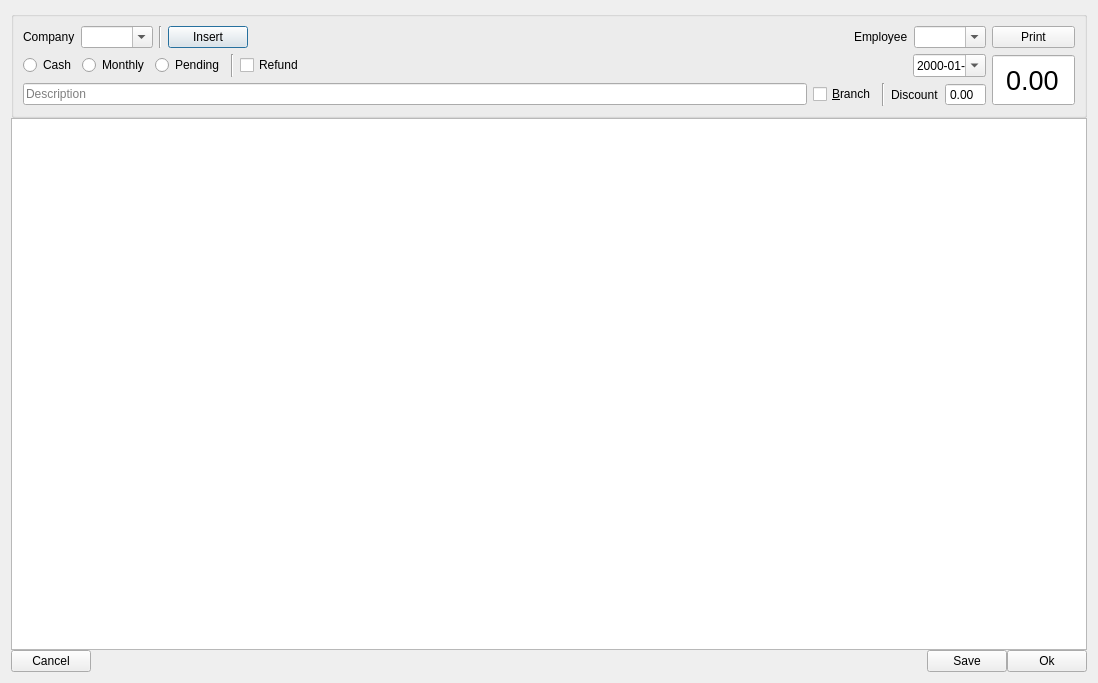
<?xml version="1.0" encoding="UTF-8"?>
<ui version="4.0">
 <class>EditNodeOrder</class>
 <widget class="QDialog" name="EditNodeOrder">
  <property name="geometry">
   <rect>
    <x>0</x>
    <y>0</y>
    <width>1098</width>
    <height>683</height>
   </rect>
  </property>
  <property name="windowTitle">
   <string>Order</string>
  </property>
  <layout class="QGridLayout" name="gridLayout_2">
   <property name="verticalSpacing">
    <number>0</number>
   </property>
   <item row="0" column="0">
    <widget class="QGroupBox" name="groupBox">
     <layout class="QGridLayout" name="gridLayout">
      <property name="verticalSpacing">
       <number>-1</number>
      </property>
      <item row="1" column="0">
       <layout class="QHBoxLayout" name="horizontalLayout">
        <item>
         <widget class="QRadioButton" name="rBtnCash">
          <property name="text">
           <string>Cash</string>
          </property>
         </widget>
        </item>
        <item>
         <widget class="QRadioButton" name="rBtnMonthly">
          <property name="text">
           <string>Monthly</string>
          </property>
         </widget>
        </item>
        <item>
         <widget class="QRadioButton" name="rBtnPending">
          <property name="text">
           <string>Pending</string>
          </property>
         </widget>
        </item>
        <item>
         <widget class="Line" name="line_2">
          <property name="orientation">
           <enum>Qt::Vertical</enum>
          </property>
         </widget>
        </item>
        <item>
         <widget class="QCheckBox" name="chkBoxRefund">
          <property name="text">
           <string>Refund</string>
          </property>
         </widget>
        </item>
        <item>
         <spacer name="horizontalSpacer_2">
          <property name="orientation">
           <enum>Qt::Horizontal</enum>
          </property>
          <property name="sizeHint" stdset="0">
           <size>
            <width>40</width>
            <height>20</height>
           </size>
          </property>
         </spacer>
        </item>
        <item>
         <widget class="QDateEdit" name="dateEdit">
          <property name="frame">
           <bool>true</bool>
          </property>
          <property name="alignment">
           <set>Qt::AlignCenter</set>
          </property>
          <property name="buttonSymbols">
           <enum>QAbstractSpinBox::NoButtons</enum>
          </property>
          <property name="correctionMode">
           <enum>QAbstractSpinBox::CorrectToNearestValue</enum>
          </property>
          <property name="showGroupSeparator" stdset="0">
           <bool>false</bool>
          </property>
          <property name="displayFormat">
           <string>yyyy-MM-dd</string>
          </property>
          <property name="calendarPopup">
           <bool>true</bool>
          </property>
          <property name="currentSectionIndex">
           <number>0</number>
          </property>
          <property name="timeSpec">
           <enum>Qt::LocalTime</enum>
          </property>
         </widget>
        </item>
       </layout>
      </item>
      <item row="1" column="1" rowspan="4">
       <widget class="QDoubleSpinBox" name="dSpinFinalTotal">
        <property name="sizePolicy">
         <sizepolicy hsizetype="Fixed" vsizetype="Preferred">
          <horstretch>0</horstretch>
          <verstretch>0</verstretch>
         </sizepolicy>
        </property>
        <property name="font">
         <font>
          <pointsize>20</pointsize>
         </font>
        </property>
        <property name="alignment">
         <set>Qt::AlignCenter</set>
        </property>
        <property name="readOnly">
         <bool>true</bool>
        </property>
        <property name="buttonSymbols">
         <enum>QAbstractSpinBox::NoButtons</enum>
        </property>
       </widget>
      </item>
      <item row="2" column="0" rowspan="3">
       <layout class="QHBoxLayout" name="horizontalLayout_2">
        <item>
         <widget class="QLineEdit" name="lineEditOrder">
          <property name="placeholderText">
           <string>Description</string>
          </property>
         </widget>
        </item>
        <item>
         <widget class="QCheckBox" name="chkBoxBranch">
          <property name="text">
           <string>&amp;Branch</string>
          </property>
         </widget>
        </item>
        <item>
         <widget class="Line" name="line_3">
          <property name="orientation">
           <enum>Qt::Vertical</enum>
          </property>
         </widget>
        </item>
        <item>
         <widget class="QLabel" name="label_6">
          <property name="text">
           <string>Discount</string>
          </property>
         </widget>
        </item>
        <item>
         <widget class="QDoubleSpinBox" name="dSpinDiscount">
          <property name="readOnly">
           <bool>false</bool>
          </property>
          <property name="buttonSymbols">
           <enum>QAbstractSpinBox::NoButtons</enum>
          </property>
         </widget>
        </item>
       </layout>
      </item>
      <item row="0" column="0">
       <layout class="QHBoxLayout" name="horizontalLayout_3">
        <item>
         <widget class="QLabel" name="label">
          <property name="sizePolicy">
           <sizepolicy hsizetype="Preferred" vsizetype="Fixed">
            <horstretch>0</horstretch>
            <verstretch>0</verstretch>
           </sizepolicy>
          </property>
          <property name="text">
           <string>Company</string>
          </property>
         </widget>
        </item>
        <item>
         <widget class="QComboBox" name="comboCompany">
          <property name="editable">
           <bool>true</bool>
          </property>
          <property name="frame">
           <bool>true</bool>
          </property>
         </widget>
        </item>
        <item>
         <widget class="Line" name="line">
          <property name="sizePolicy">
           <sizepolicy hsizetype="Fixed" vsizetype="Minimum">
            <horstretch>0</horstretch>
            <verstretch>0</verstretch>
           </sizepolicy>
          </property>
          <property name="orientation">
           <enum>Qt::Vertical</enum>
          </property>
         </widget>
        </item>
        <item>
         <widget class="QPushButton" name="pBtnInsert">
          <property name="text">
           <string>Insert</string>
          </property>
         </widget>
        </item>
        <item>
         <spacer name="horizontalSpacer_4">
          <property name="orientation">
           <enum>Qt::Horizontal</enum>
          </property>
          <property name="sizeHint" stdset="0">
           <size>
            <width>40</width>
            <height>5</height>
           </size>
          </property>
         </spacer>
        </item>
        <item>
         <widget class="QLabel" name="label_5">
          <property name="text">
           <string>Employee</string>
          </property>
         </widget>
        </item>
        <item>
         <widget class="QComboBox" name="comboEmployee">
          <property name="editable">
           <bool>true</bool>
          </property>
          <property name="frame">
           <bool>true</bool>
          </property>
         </widget>
        </item>
       </layout>
      </item>
      <item row="0" column="1">
       <widget class="QPushButton" name="pBtnPrint">
        <property name="text">
         <string>Print</string>
        </property>
       </widget>
      </item>
     </layout>
    </widget>
   </item>
   <item row="1" column="0">
    <widget class="QTableView" name="tableViewOrder"/>
   </item>
   <item row="2" column="0">
    <layout class="QHBoxLayout" name="horizontalLayout_4">
     <item>
      <widget class="QPushButton" name="pBtnCancelOrder">
       <property name="text">
        <string>Cancel</string>
       </property>
      </widget>
     </item>
     <item>
      <spacer name="horizontalSpacer">
       <property name="orientation">
        <enum>Qt::Horizontal</enum>
       </property>
       <property name="sizeHint" stdset="0">
        <size>
         <width>40</width>
         <height>20</height>
        </size>
       </property>
      </spacer>
     </item>
     <item>
      <widget class="QPushButton" name="pBtnSaveOrder">
       <property name="text">
        <string>Save</string>
       </property>
      </widget>
     </item>
     <item>
      <widget class="QPushButton" name="pBtnOkOrder">
       <property name="text">
        <string>Ok</string>
       </property>
      </widget>
     </item>
    </layout>
   </item>
  </layout>
 </widget>
 <tabstops>
  <tabstop>tableViewOrder</tabstop>
 </tabstops>
 <resources/>
 <connections>
  <connection>
   <sender>pBtnOkOrder</sender>
   <signal>clicked()</signal>
   <receiver>EditNodeOrder</receiver>
   <slot>accept()</slot>
   <hints>
    <hint type="sourcelabel">
     <x>1060</x>
     <y>664</y>
    </hint>
    <hint type="destinationlabel">
     <x>921</x>
     <y>654</y>
    </hint>
   </hints>
  </connection>
  <connection>
   <sender>pBtnCancelOrder</sender>
   <signal>clicked()</signal>
   <receiver>EditNodeOrder</receiver>
   <slot>reject()</slot>
   <hints>
    <hint type="sourcelabel">
     <x>71</x>
     <y>662</y>
    </hint>
    <hint type="destinationlabel">
     <x>156</x>
     <y>661</y>
    </hint>
   </hints>
  </connection>
  <connection>
   <sender>pBtnSaveOrder</sender>
   <signal>clicked()</signal>
   <receiver>EditNodeOrder</receiver>
   <slot>accept()</slot>
   <hints>
    <hint type="sourcelabel">
     <x>987</x>
     <y>665</y>
    </hint>
    <hint type="destinationlabel">
     <x>800</x>
     <y>650</y>
    </hint>
   </hints>
  </connection>
 </connections>
</ui>
